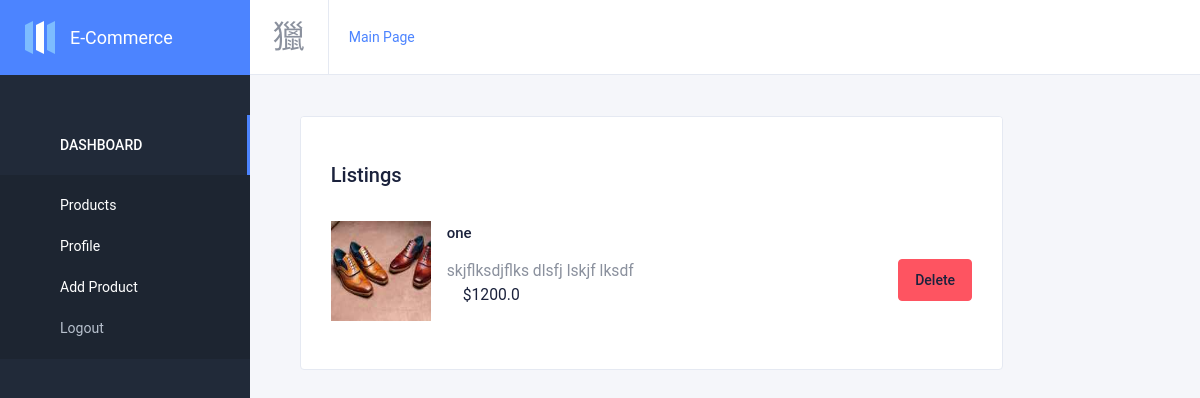
Page /account/ (signed in) on the earlier database version.
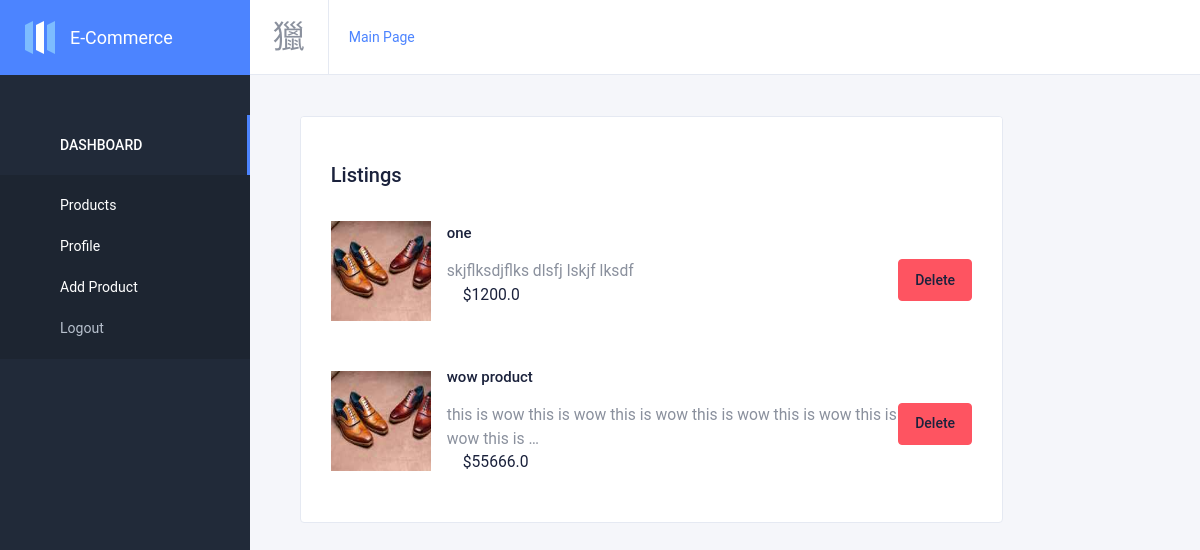
Same page on the later database version.
### shop/models.py (models this page shows, shortened)
class Item(models.Model):
    uploader = models.ForeignKey(User, null=True, on_delete=models.SET_NULL, related_name='products')
    title = models.CharField(max_length= 100)
    slug = models.SlugField(unique= True)
    price = models.FloatField()
    image = models.ImageField(upload_to='images')
    description = models.TextField()
    category = models.ManyToManyField(Category, related_name='products')

### account/views.py (the view)
# urls.py: path('', ProductList.as_view(), name='home'),
class ProductList(LoginRequiredMixin, ListView):
    template_name = 'account/dashboard.html'
    def get_queryset(self):
        if self.request.user.is_superuser:
            return Item.objects.all()
        else:
            return Item.objects.filter(uploader=self.request.user)

### account/templates/account/dashboard.html
{% extends 'account/base.html' %}
{% block main %}
<div class="row">
  <div class="col-xl-10">
              <div class="card card-default">
                <div class="card-header justify-content-between mb-4">
                  <h2>Listings</h2>
                </div>
                <div class="card-body py-0">
                  {% if object_list %}
                  {% for product in object_list %}
                  <div class="media d-flex mb-5">
                    <div class="media-image align-self-center mr-3 rounded">
                      <a href="#"><img src="{{product.image.url}}" width="100px" height="100px" alt="{{product.title}}"></a>
                    </div>
                    <div class="media-body align-self-center">
                      <a href="{% url 'account:product-update' product.pk %}"><h6 class="mb-3 text-dark font-weight-medium">{{product.title}}</h6>
                        <a href="{% url 'account:product-delete' product.pk %}" class="mb-3 text-dark font-weight-medium float-right btn btn-danger">Delete</h6>
                      </a>
                      <p class="d-none d-md-block">{{product.description | truncatewords:20 }}</p>
                      <p class="mb-0">
                        <span class="text-dark ml-3">${{product.price}}</span>
                      </p>
                    </div>
                  </div>
                  {% endfor %}
                  {% else %}
                  There is no product
                  {% endif %}
                  </div>
            </div>
  </div>
</div>
{% endblock %}

Differences in the rows shown:
added Item: image (picture), title "wow product", description "this is wow this is wow this is wow this is wow this is wow this is wow this is …", price "55666.0"
